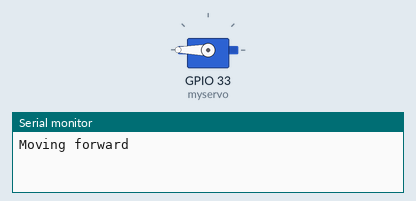
Bench run of a sketch on a simulated ESP32. On the bench: servo, the last lines printed to the serial monitor.

Above: at 0.05 s.
At 0.55 s:
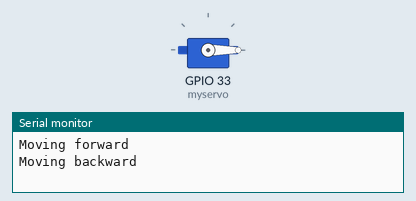
At 1.0 s:
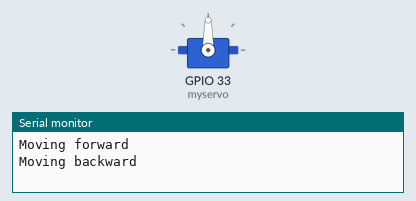
Timing chart, 0 to 3.0 s (numbered marks = the images above):
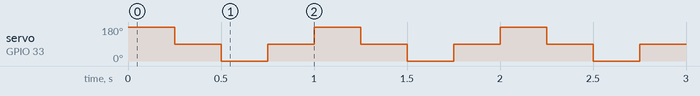

Measured:
- by itself, servo on GPIO 33 (myservo): repeats every 1.0 s: 0° 0.25 s, 90° 0.25 s, 180° 0.25 s, 90° 0.25 s

The sketch:

ServoTest.ino
```cpp
/**
 * This example demonstrates how to control a continuous rotation servo motor.
 * In this example, the servo spins forward for 1 second, pauses for 1 second,
 * spins backwards for 1 second, and pauses for 1 second in a loop.
 *
 * This example was written by Cirkit Design LLC.
 */

#include <ESP32Servo.h>

Servo myservo;

int pos = 0;

void setup() {
  // The servo control wire is connected to Arduino D2 pin.
  myservo.attach(33);
  // Servo is stationary.
  myservo.write(90);

  Serial.begin(115200);
}

void loop() {
  // Servo spins forward at full speed for 1 second.
  myservo.write(180);
  Serial.println("Moving forward");
  delay(250);
  // Servo is stationary for 1 second.
  myservo.write(90);
  delay(250);
  // Servo spins in reverse at full speed for 1 second.
  myservo.write(0);
  Serial.println("Moving backward");
  delay(250);
  // Servo is stationary for 1 second.
  myservo.write(90);
  delay(250);
}
```
